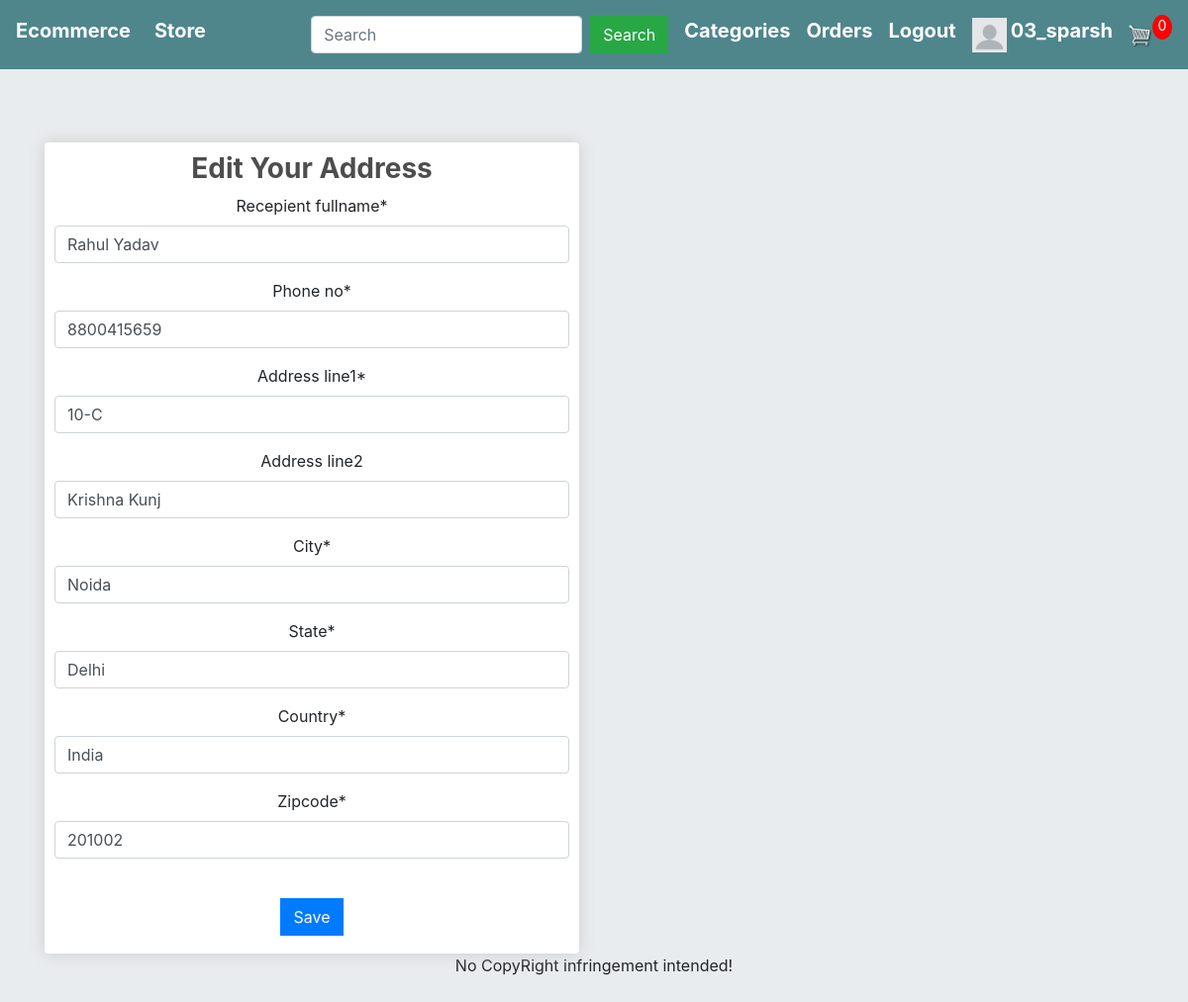
The app's page /update_address/2 (signed in) with its own data.
### store/models.py (models this page shows, shortened)
class ShippingAddress(models.Model):
    user = models.ForeignKey(User,on_delete=models.CASCADE,null=True,blank=False)
    recepient_fullname = models.CharField(max_length=100,null=True,blank=False)
    phone_no = models.IntegerField(null=False,blank=False)
    address_line1 = models.CharField(max_length=200, null=True,blank=False)
    address_line2 = models.CharField(max_length=100,null=True,blank=True)
    city = models.CharField(max_length=200, null=False)
    state = models.CharField(max_length=200, null=False)
    country = models.CharField(max_length=100,null=True,blank=False)
    zipcode = models.CharField(max_length=200, null=False)
    date_added = models.DateTimeField(auto_now_add=True)

### store/views.py (the view)
# urls.py: path('update_address/<int:id>',views.update_address,name='update_address')
def update_address(request,id):
    if not request.user.is_authenticated:
        return HttpResponseRedirect(reverse('user_login'))
    total_item_cart = 0
    if request.user.is_authenticated:
        items = OrderItem.objects.filter(user=request.user)
        for item in items:
            total_item_cart += item.quantity
    product_categories = ProductCategories.objects.all()
    adr = ShippingAddress.objects.get(id=id)
    if adr.user != request.user:
        return Http404()
    if request.method == 'POST':
        form = ShippingUpdateForm(request.POST,instance=adr)
        if form.is_valid():
            form.save()
            return HttpResponseRedirect(reverse('checkout'))
    else:
        form = ShippingUpdateForm(instance=adr)
    context = {
        'product_categories' : product_categories,
        'total_item_cart' : total_item_cart,
        'form' : form ,
    }
    return render(request ,'store/update_address.html',context)

### store/forms.py
class ShippingUpdateForm(ModelForm):
    class Meta:
        model = ShippingAddress
        fields = '__all__'
        exclude = ['user']

### store/templates/store/update_address.html (shortened to what this page needs)
{% extends 'store/main.html' %}
{% load static %}
{% load crispy_forms_tags %}
{% block content %}
     <div class="row" style="text-align: center;">
		<div class="col-lg-6">
			<div class="box-element" id="form-wrapper">
     		<h3><strong>Edit Your Address</strong></h3>
				<form method="POST">
					{{ form|crispy }}
					<br>
					<input type="submit" class="btn btn-primary mb-2" name="submit" , value='Save'>
				</form>
			</div>
		</div>
{% endblock content %}

### store/templates/store/main.html (shortened to what this page needs)
<!DOCTYPE html>
{% load static %}
<html>
<head>
	<link rel="stylesheet" href="https://stackpath.bootstrapcdn.com/bootstrap/4.4.1/css/bootstrap.min.css">
	<link rel="stylesheet" href="https://maxcdn.bootstrapcdn.com/bootstrap/4.0.0/css/bootstrap.min.css">
	<link rel="stylesheet" href="https://cdnjs.cloudflare.com/ajax/libs/font-awesome/5.14.0/css/all.min.css" />
	<link rel="stylesheet" type="text/css" href="{% static 'store/css/main.css' %}">
</head>
<body>
	<nav class="navbar navbar-expand-lg navbar-dark bg-dark">
	  <h5><strong><a class="navbar-brand" href="{% url 'store' %}" style="color: white">Ecommerce</a></strong></h5>
	  <div class="collapse navbar-collapse" id="navbarSupportedContent">
	    <ul class="navbar-nav mr-auto">
	      <li class="nav-item active">
	        <h5><strong><a class="nav-link" href="{% url 'store' %}" style="color: white">Store <span class="sr-only">(current)</span></a></strong></h5>
	      </li>
	    </ul>
	    <div class="form-inline my-2 my-lg-0">
	    	<form method="get" action="{% url 'search' %}" class="form-inline my-2 my-lg-0">
					<input type="search" name="search" aria-label="Search" placeholder="Search" class="form-control mr-sm-2">
					<button class="btn btn-success my-2 mr-sm-3" type="submit">Search</button>
			</form>
			<div class="dropdown mr-sm-3">
					  <h5><strong><a style="color: white">Categories</a></strong></h5>
			</div>
	    	{% if request.user.is_authenticated %}
	     		<h5 class="mr-sm-3"><strong><a href="{% url 'order_details' %}" style="color: white">Orders</a></strong></h5>
	     		<h5 class="mr-sm-3"><strong><a href="{% url 'user_logout' %}" style="color: white">Logout</a></strong></h5>
	     		{% if request.user.profile.photo %}
					<a href="{% url 'profilepage' username=user.username %}"><img class="mr-sm-1" src="{{ request.user.profile.photo.url }}" width="35" height="35"></a>
				{% else %}
					<a href="{% url 'profilepage' username=user.username %}"><img class="mr-sm-1" src="/static/images/default.png" width="35" , height="35"></a>
				{% endif %}
		    	<h5><strong><a href="{% url 'profilepage' username=request.user.username %}" style="color: white">{{request.user.username}}</a></strong></h5>
	     	{% else %}
	     		<h5 class="mr-sm-3"><strong><a href="{% url 'user_login' %}" style="color: white">Login</a></strong></h5>
	     		<div>
		     		<h5 class="mr-sm-3"><strong><a href="{% url 'register' %}" style="color: white">SignUp</a></strong></h5>
	     		</div>
	     	{% endif %}
	     	<a href="{% url 'cart' %}">
	    		<img  id="cart-icon" src="{% static 'images/cart.png' %}">
	    	</a>
	    	<p id="cart-total">{{total_item_cart}}</p>
	    </div>
	  </div>
	</nav>
	<div class="jumbotron jumbotron-fluid">
		<div class="container container-fluid">
			{% block content %}
			{% endblock %}
		</div>
	</div>
	<footer class="footer">
		<p style="text-align: center;">No CopyRight infringement intended!</p>
	</footer>
</body>
</html>

### static/store/css/main.css (style rules this page uses)
body { background-color: hsl(0, 0%, 98%); }
h1,h2,h3,h4,h5,h6 { color:hsl(0, 0%, 30%); }
.box-element { box-shadow:hsl(0, 0%, 80%) 0 0 16px; background-color: #fff; border-radius: 4px; padding: 10px; }
.bg-dark { background-color: #4f868c!important; }
#cart-icon { width:25px; display: inline-block; margin-left: 15px; }
#cart-total { display: block; text-align: center; color:#fff; background-color: red; width: 20px; height: 25px; border-radius: 50%; font-size: 14px; }
.col-lg-4, .col-lg-6, .col-lg-8, .col-lg-12 { margin-top: 10px; }
.btn { border-radius: 0; }

### store/templates/store/main.html (style rules this page uses)
.dropdown { position: relative; display: inline-block; }

### records on screen
ShippingAddress: recepient_fullname "Rahul Yadav", phone_no "8800415659", address_line1 "10-C", address_line2 "Krishna Kunj", city "Noida", state "Delhi", country "India", zipcode "201002"

### other values on screen
{{ request.user.username }} "03_sparsh"
{{ total_item_cart }} "0"
